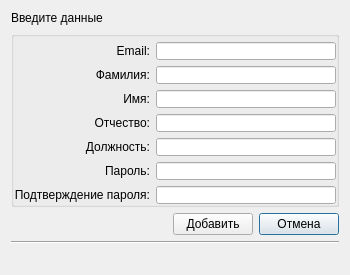
<?xml version="1.0" encoding="UTF-8"?>
<ui version="4.0">
 <class>add_new_user_dialog</class>
 <widget class="QDialog" name="add_new_user_dialog">
  <property name="geometry">
   <rect>
    <x>0</x>
    <y>0</y>
    <width>350</width>
    <height>275</height>
   </rect>
  </property>
  <property name="sizePolicy">
   <sizepolicy hsizetype="Preferred" vsizetype="Preferred">
    <horstretch>0</horstretch>
    <verstretch>0</verstretch>
   </sizepolicy>
  </property>
  <property name="minimumSize">
   <size>
    <width>350</width>
    <height>275</height>
   </size>
  </property>
  <property name="maximumSize">
   <size>
    <width>350</width>
    <height>275</height>
   </size>
  </property>
  <property name="windowTitle">
   <string>Добавление пользователя</string>
  </property>
  <property name="windowIcon">
   <iconset>
    <normaloff>icons/title.png</normaloff>icons/title.png</iconset>
  </property>
  <layout class="QGridLayout" name="gridLayout">
   <item row="2" column="2">
    <widget class="QPushButton" name="cancel_button">
     <property name="sizePolicy">
      <sizepolicy hsizetype="Minimum" vsizetype="Fixed">
       <horstretch>0</horstretch>
       <verstretch>0</verstretch>
      </sizepolicy>
     </property>
     <property name="text">
      <string>Отмена</string>
     </property>
    </widget>
   </item>
   <item row="2" column="0">
    <spacer name="horizontalSpacer">
     <property name="orientation">
      <enum>Qt::Horizontal</enum>
     </property>
     <property name="sizeHint" stdset="0">
      <size>
       <width>167</width>
       <height>20</height>
      </size>
     </property>
    </spacer>
   </item>
   <item row="2" column="1">
    <widget class="QPushButton" name="add_button">
     <property name="enabled">
      <bool>true</bool>
     </property>
     <property name="text">
      <string>Добавить</string>
     </property>
    </widget>
   </item>
   <item row="0" column="0" colspan="3">
    <widget class="QLabel" name="label_dialog_newuser">
     <property name="sizePolicy">
      <sizepolicy hsizetype="Preferred" vsizetype="Maximum">
       <horstretch>0</horstretch>
       <verstretch>0</verstretch>
      </sizepolicy>
     </property>
     <property name="text">
      <string>Введите данные</string>
     </property>
    </widget>
   </item>
   <item row="1" column="0" colspan="3">
    <widget class="QGroupBox" name="input_data_box">
     <property name="autoFillBackground">
      <bool>false</bool>
     </property>
     <property name="title">
      <string/>
     </property>
     <property name="flat">
      <bool>true</bool>
     </property>
     <property name="checkable">
      <bool>false</bool>
     </property>
     <layout class="QGridLayout" name="gridLayout_2">
      <property name="leftMargin">
       <number>0</number>
      </property>
      <property name="topMargin">
       <number>5</number>
      </property>
      <property name="rightMargin">
       <number>0</number>
      </property>
      <property name="bottomMargin">
       <number>0</number>
      </property>
      <item row="8" column="0">
       <widget class="QLabel" name="label_pwd">
        <property name="text">
         <string>Пароль:</string>
        </property>
        <property name="alignment">
         <set>Qt::AlignRight|Qt::AlignTrailing|Qt::AlignVCenter</set>
        </property>
       </widget>
      </item>
      <item row="7" column="0">
       <widget class="QLabel" name="label_pos">
        <property name="text">
         <string>Должность:</string>
        </property>
        <property name="alignment">
         <set>Qt::AlignRight|Qt::AlignTrailing|Qt::AlignVCenter</set>
        </property>
       </widget>
      </item>
      <item row="1" column="1">
       <widget class="QLineEdit" name="lineEdit_email"/>
      </item>
      <item row="1" column="0">
       <widget class="QLabel" name="label_email">
        <property name="text">
         <string>Email:</string>
        </property>
        <property name="alignment">
         <set>Qt::AlignRight|Qt::AlignTrailing|Qt::AlignVCenter</set>
        </property>
       </widget>
      </item>
      <item row="5" column="1">
       <widget class="QLineEdit" name="lineEdit_name"/>
      </item>
      <item row="6" column="1">
       <widget class="QLineEdit" name="lineEdit_patron">
        <property name="text">
         <string/>
        </property>
       </widget>
      </item>
      <item row="4" column="1">
       <widget class="QLineEdit" name="lineEdit_surname"/>
      </item>
      <item row="9" column="0">
       <widget class="QLabel" name="label_confpowd">
        <property name="text">
         <string>Подтверждение пароля:</string>
        </property>
        <property name="alignment">
         <set>Qt::AlignRight|Qt::AlignTrailing|Qt::AlignVCenter</set>
        </property>
       </widget>
      </item>
      <item row="6" column="0">
       <widget class="QLabel" name="label_patron">
        <property name="text">
         <string>Отчество:</string>
        </property>
        <property name="alignment">
         <set>Qt::AlignRight|Qt::AlignTrailing|Qt::AlignVCenter</set>
        </property>
       </widget>
      </item>
      <item row="5" column="0">
       <widget class="QLabel" name="label_name">
        <property name="text">
         <string>Имя:</string>
        </property>
        <property name="alignment">
         <set>Qt::AlignRight|Qt::AlignTrailing|Qt::AlignVCenter</set>
        </property>
       </widget>
      </item>
      <item row="9" column="1">
       <widget class="QLineEdit" name="lineEdit_confpwd">
        <property name="inputMethodHints">
         <set>Qt::ImhHiddenText|Qt::ImhNoAutoUppercase|Qt::ImhNoPredictiveText|Qt::ImhSensitiveData</set>
        </property>
        <property name="text">
         <string/>
        </property>
        <property name="echoMode">
         <enum>QLineEdit::Password</enum>
        </property>
       </widget>
      </item>
      <item row="4" column="0">
       <widget class="QLabel" name="label_surname">
        <property name="text">
         <string>Фамилия:</string>
        </property>
        <property name="alignment">
         <set>Qt::AlignRight|Qt::AlignTrailing|Qt::AlignVCenter</set>
        </property>
       </widget>
      </item>
      <item row="7" column="1">
       <widget class="QLineEdit" name="lineEdit_pos"/>
      </item>
      <item row="8" column="1">
       <widget class="QLineEdit" name="lineEdit_pwd">
        <property name="inputMethodHints">
         <set>Qt::ImhHiddenText|Qt::ImhNoAutoUppercase|Qt::ImhNoPredictiveText|Qt::ImhSensitiveData</set>
        </property>
        <property name="text">
         <string/>
        </property>
        <property name="echoMode">
         <enum>QLineEdit::Password</enum>
        </property>
       </widget>
      </item>
     </layout>
    </widget>
   </item>
   <item row="4" column="0" colspan="3">
    <widget class="QLabel" name="labe_error">
     <property name="text">
      <string/>
     </property>
    </widget>
   </item>
   <item row="3" column="0" colspan="3">
    <widget class="Line" name="line">
     <property name="orientation">
      <enum>Qt::Horizontal</enum>
     </property>
    </widget>
   </item>
  </layout>
 </widget>
 <tabstops>
  <tabstop>lineEdit_email</tabstop>
  <tabstop>lineEdit_surname</tabstop>
  <tabstop>lineEdit_name</tabstop>
  <tabstop>lineEdit_patron</tabstop>
  <tabstop>lineEdit_pos</tabstop>
  <tabstop>lineEdit_pwd</tabstop>
  <tabstop>lineEdit_confpwd</tabstop>
  <tabstop>add_button</tabstop>
  <tabstop>cancel_button</tabstop>
 </tabstops>
 <resources/>
 <connections/>
</ui>
